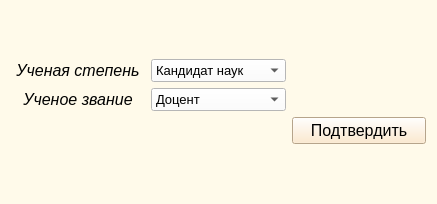
<?xml version="1.0" encoding="UTF-8"?>
<ui version="4.0">
 <class>addteacher</class>
 <widget class="QWidget" name="addteacher">
  <property name="geometry">
   <rect>
    <x>0</x>
    <y>0</y>
    <width>437</width>
    <height>204</height>
   </rect>
  </property>
  <property name="windowTitle">
   <string>Form</string>
  </property>
  <property name="styleSheet">
   <string notr="true">background-color:rgb(255, 250, 234);</string>
  </property>
  <layout class="QVBoxLayout" name="verticalLayout">
   <item>
    <layout class="QGridLayout" name="gridLayout">
     <item row="0" column="0">
      <widget class="QLabel" name="label">
       <property name="font">
        <font>
         <pointsize>12</pointsize>
         <italic>true</italic>
        </font>
       </property>
       <property name="layoutDirection">
        <enum>Qt::LeftToRight</enum>
       </property>
       <property name="text">
        <string>Ученая степень</string>
       </property>
       <property name="alignment">
        <set>Qt::AlignCenter</set>
       </property>
      </widget>
     </item>
     <item row="0" column="1">
      <widget class="QComboBox" name="comboBox">
       <property name="font">
        <font>
         <pointsize>10</pointsize>
        </font>
       </property>
       <property name="styleSheet">
        <string notr="true">background-color: rgb(255, 255, 255);</string>
       </property>
       <item>
        <property name="text">
         <string>Кандидат наук</string>
        </property>
       </item>
       <item>
        <property name="text">
         <string>Доктор наук</string>
        </property>
       </item>
      </widget>
     </item>
     <item row="1" column="1">
      <widget class="QComboBox" name="comboBox_2">
       <property name="font">
        <font>
         <pointsize>10</pointsize>
        </font>
       </property>
       <property name="styleSheet">
        <string notr="true">background-color: rgb(255, 255, 255);</string>
       </property>
       <item>
        <property name="text">
         <string>Доцент</string>
        </property>
       </item>
       <item>
        <property name="text">
         <string>Профессор</string>
        </property>
       </item>
      </widget>
     </item>
     <item row="0" column="2">
      <spacer name="horizontalSpacer">
       <property name="orientation">
        <enum>Qt::Horizontal</enum>
       </property>
       <property name="sizeType">
        <enum>QSizePolicy::Minimum</enum>
       </property>
       <property name="sizeHint" stdset="0">
        <size>
         <width>40</width>
         <height>20</height>
        </size>
       </property>
      </spacer>
     </item>
     <item row="2" column="2">
      <widget class="QPushButton" name="pushButton">
       <property name="font">
        <font>
         <pointsize>12</pointsize>
        </font>
       </property>
       <property name="styleSheet">
        <string notr="true">background-color: rgb(255, 230, 194);</string>
       </property>
       <property name="text">
        <string>Подтвердить</string>
       </property>
      </widget>
     </item>
     <item row="1" column="0">
      <widget class="QLabel" name="label_2">
       <property name="font">
        <font>
         <pointsize>12</pointsize>
         <italic>true</italic>
        </font>
       </property>
       <property name="layoutDirection">
        <enum>Qt::LeftToRight</enum>
       </property>
       <property name="text">
        <string>Ученое звание</string>
       </property>
       <property name="alignment">
        <set>Qt::AlignCenter</set>
       </property>
      </widget>
     </item>
    </layout>
   </item>
  </layout>
 </widget>
 <resources/>
 <connections/>
</ui>
